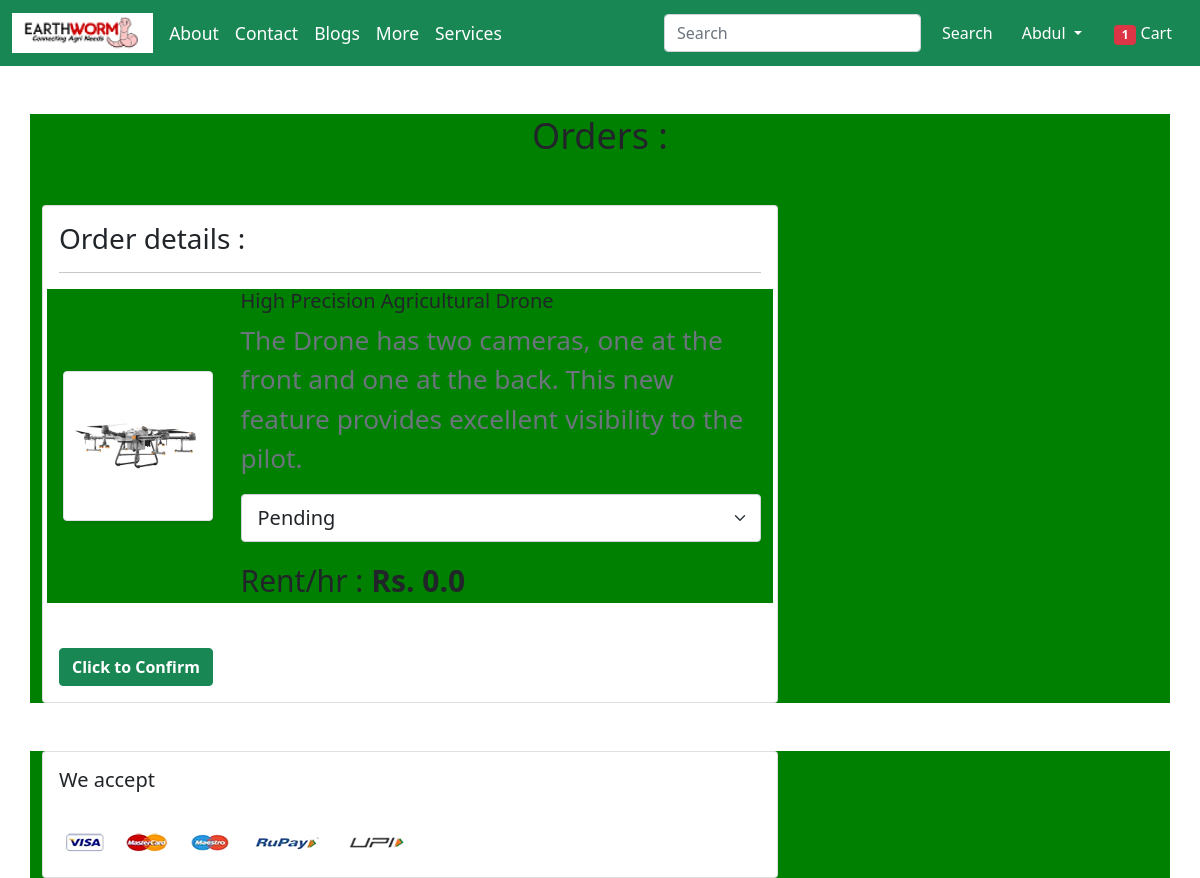
Screenshot of /booked-ch-status/ (signed in) with the database file from the repository.
### Jai_Kisan/models.py (models this page shows, shortened)
class Booked(models.Model):
    user = models.ForeignKey(User, on_delete=models.CASCADE)
    Add_product_id = models.ForeignKey(VendorProduct, on_delete=models.CASCADE)
    product = models.ForeignKey(Product, on_delete=models.CASCADE)
    duration = models.PositiveIntegerField(default=1)
    ordered_date = models.DateTimeField(auto_now_add=True)
    status = models.CharField(max_length=50, choices=STATUS_CHOICES, default='Pending')

class Product(models.Model):
    title = models.CharField(max_length=100)
    selling_price = models.FloatField()
    discounted_price = models.FloatField()
    description = models.TextField()
    brand = models.CharField(max_length=100)
    category = models.CharField(choices=CATEGORY_CHOICES, max_length=20)
    product_image = models.ImageField(upload_to='productimg', default="")
    vendor_name = models.CharField(max_length=100, default="")
    vendor_location = models.CharField(max_length=100, default="")
    capacity = models.FloatField(max_length=4, default=0.0)
    features = models.CharField(max_length=300)
    flight_time = models.IntegerField(default="1")
    drone_range = models.FloatField(max_length=4, default=0.0)
    def __str__(self):
        return str(self.id)

### Jai_Kisan/views.py (the view, shortened to what this page needs)
# urls.py: path("booked-ch-status/", views.booked_change_status, name="booked-change-status"),
def booked_change_status(request):
    totalitem = 0
    if request.method == 'GET':
        if request.user.is_authenticated:
            totalitem = len(VendorProduct.objects.filter(user=request.user))
            Vender_product_list = VendorProduct.objects.filter(user=request.user)
            amount = 0.0
            technician = 50.0
            fuel_charges = 100.0
            totalamount = 0.0
            cart_product = [p for p in Item.objects.all() if p.user == request.user]
            print("Hey")
            if cart_product:
                for p in cart_product:
                    tempamount = (p.duration * p.product.discounted_price)
                    amount += tempamount
                    totalamount = amount + technician + fuel_charges
            print(Vender_product_list,"VMURL")
            pr=0
            pr_1d=0
            Product_list=''
            for vpl in Vender_product_list:
                pr=vpl.product
                pr_id =vpl.id
                print(pr_id)
                print(pr)
                Product_list = Booked.objects.filter(Add_product_id=pr_id,product=pr)
            print(Product_list, "murde")
            cart_product = [p for p in VendorProduct.objects.all() if p.user == request.user]
            print(cart_product)
            if Product_list:
                return render(request, 'Jai_Kisan/booked_change_status.html',
                              {'Product_list': Product_list, 'cart_product': cart_product, 'totalitem': totalitem, 'totalamount':totalamount})
            else:
                return render(request, 'Jai_Kisan/booked_change_status.html', {'totalitem': totalitem})

### Jai_Kisan/templates/Jai_Kisan/booked_change_status.html (shortened to what this page needs)
{% extends 'Jai_Kisan/base1.html' %}
{% load static %}
{% block main-content %}
<div class="container my-5">
<div class="row">
  <h1 class="text-center mb-5">Orders :</h1>
  <div class="col-sm-8">
  <div class="card">
   <div class="card-body">
    <h3>Order details : </h3>
     <form  action="{% url 'booked-change-status' %}" method="post">
    {% for cart in Product_list %}
    <hr>
    <div class="row">
     <div class="col-sm-3 text-center align-self-center"><img src="{{cart.product.product_image.url}}" alt="" srcset="" class="img-fluid img-thumbnail shadow-sm" height="150" width="150"> </div>
     <div class="col-sm-9">
      <div>
       <h5>{{cart.product.title}}</h5>
       <p class="mb-2 text-muted small">{{cart.product.description}}</p>
       <div class="my-3">
           <select id ="select" name ="select1"class="form-select form-select-lg mb-3" aria-label=".form-select-lg example">
                      <option selected>{{cart.status}}</option>
                   </select>
       </div>
       <div class="d-flex justify-content-between">
        <p class="mb-0"><span>Rent/hr : <strong>Rs. {{totalamount}}</strong></span></p>
       </div>
      </div>
     </div>
    </div>
     <br>
         <button  type="submit" value="Signup" class="btn d-grid btn-success fw-bold">Click to Confirm</button>
    {% endfor %}
     </form>
   </div>
   </div>
  </div>
</div>
</div>
<div class="container">
<div class="row">
  <div class="col-sm-8">
   <div class="card">
    <div class="card-body">
      <h5 class="mb-4">We accept</h5>
      <img src="{% static 'Jai_Kisan/images/payment.png' %}" alt="" class="img-fluid">
    </div>
  </div>
  </div>
</div>
</div>
{% endblock main-content %}

### Jai_Kisan/templates/Jai_Kisan/base1.html (shortened to what this page needs)
<!doctype html>
{% load static %}
<html lang="en">
  <head>
    <link href=https://cdn.jsdelivr.net/npm/bootstrap@5.0.0-beta1/dist/css/bootstrap.min.css rel="stylesheet"
>
    <link rel="stylesheet" href="{% static 'Jai_Kisan/css/all.min.css' %}">
    <link rel="stylesheet" href="{% static 'Jai_Kisan/css/style.css' %}">
    <link rel="stylesheet" href="{% static 'Jai_Kissan/css/homestyle.css' %}">
  </head>
  <body>
    <nav class="navbar sticky-top navbar-expand-lg navbar-dark bg-success">
    <div class="container-fluid">
        <a class="navbar-brand" href="/"><img src="{% static 'Jai_Kisan/images/smalllogomaker-053022-1137-6176.png'%}" style="height: 40px"></a>
        <a class="navbar-brand" href="/"><small>About</small></a>
        <a class="navbar-brand" href="/"><small>Contact</small></a>
        <a class="navbar-brand" href="/"><small>Blogs</small></a>
        <a class="navbar-brand" href="/"><small>More</small></a>
        <a class="navbar-brand" href="{% url 'farmserv' %}"><small>Services</small></a>
    <div class="collapse navbar-collapse" id="navbarSupportedContent">
      <form class="d-flex">
        <input class="form-control me-2" type="search" placeholder="Search" aria-label="Search">
        <button class="btn btn-success" type="submit">Search</button>
      </form>
      <div>
        <ul class="navbar-nav me-auto mb-2 mb-lg-0">
          {% if request.user.is_authenticated %}
           <li class="nav-item dropdown mx-2">
              <a class="nav-link dropdown-toggle text-white" href="#" id="profileDropdown" role="button"
                 data-bs-toggle="dropdown" aria-expanded="false">
                {{request.user.username|capfirst}}
              </a>
            </li>
          <li class="nav-item mx-2">
              <a href="{% url 'showcart' %}" class="nav-link text-white"><span class="badge bg-danger">{{totalitem}}</span> Cart </a>
            </li>
            {% endif %}
          </ul>
       </div>
        </div>
  </div>
</nav>
    {% block main-content %} {% endblock main-content %}
  </body>
</html>

### Jai_Kisan/static/Jai_Kisan/css/homestyle.css (style rules this page uses)
.row { font-size: 30px; background-color: green; }
h1 { font-size: larger; }

### rows the page displays
Booked: product.product_image (picture), product "High Precision Agricultural Drone", product.description "The Drone has two cameras, one at the front and one at the back. This new feature provides excellent visibility to the pilot.", select1 "Pending", totalamount "0.0"

### other values shown
{{ request.user.username|capfirst }} "Abdul"
{{ totalitem }} "1"
